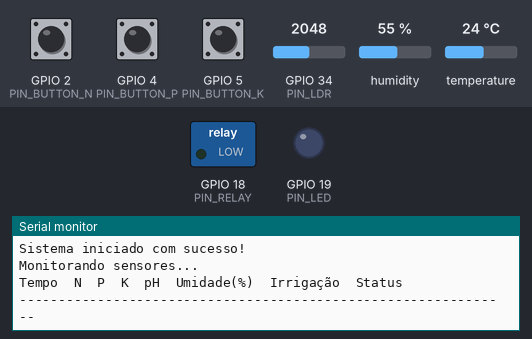
Bench run of a sketch on a simulated ESP32. Shown: switched loads named in the sketch (green lamp = pin HIGH), output pins drawn as LEDs (lit = HIGH), the last lines printed to the serial monitor. Inputs (shaded band) come from the test bench; at power-on: humidity 55 %, GPIO 2 (PIN_BUTTON_N) HIGH, GPIO 4 (PIN_BUTTON_P) HIGH, GPIO 5 (PIN_BUTTON_K) HIGH, GPIO 34 (PIN_LDR) = 2048, temperature 24 °C.

Above: at 1.2 s.
1.3 s: humidity set to 58 %
At 2.7 s:
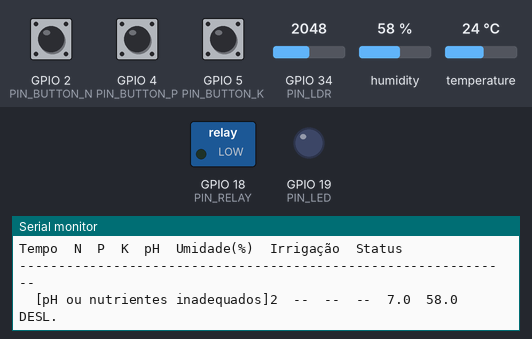
5.5 s: humidity set to 61 %
At 6.4 s:
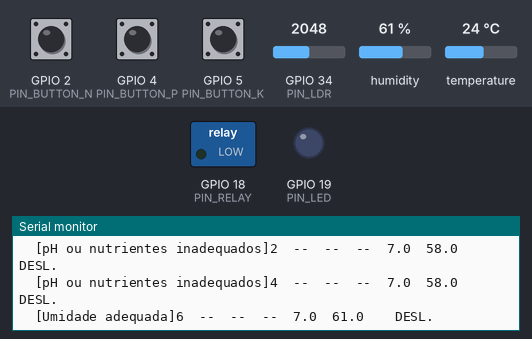
Timing chart, 0 to 8.5 s (numbered marks = the images above; inputs shaded):
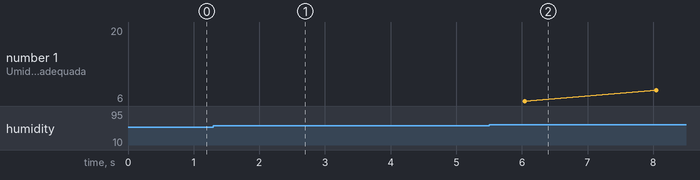

Measured:
- the behaviour switches between 59 and 60 % on humidity (found by bisection; images 1 and 2)
- after the input at 1.3 s, the serial monitor: prints a new line after 0.72 s (image 1)
- after the input at 5.5 s, the serial monitor: prints a new line after 0.54 s (image 2)

The sketch:

irrigation_system.ino
```cpp
/*
 * FarmTech Solutions - Sistema de Irrigação Inteligente
 * Projeto: Fase 2 - Dispositivo IoT para Agricultura Digital
 *
 * Descrição: Sistema automatizado que monitora:
 * - Nutrientes NPK (simulados por botões)
 * - pH do solo (simulado por sensor LDR)
 * - Umidade do solo (sensor DHT22)
 * - Controla irrigação via relé
 *
 * Componentes:
 * - 3 Botões (N, P, K)
 * - 1 Sensor LDR (pH)
 * - 1 Sensor DHT22 (Umidade)
 * - 1 Relé (Bomba de irrigação)
 * - 1 LED (Indicador de irrigação)
 */

#include <DHT.h>

// Definição dos pinos
#define PIN_BUTTON_N 2      // Botão Nitrogênio
#define PIN_BUTTON_P 4      // Botão Fósforo
#define PIN_BUTTON_K 5      // Botão Potássio
#define PIN_LDR 34          // Sensor LDR (pH simulado)
#define PIN_DHT 15          // Sensor DHT22 (umidade)
#define PIN_RELAY 18        // Relé da bomba
#define PIN_LED 19          // LED indicador

// Configuração do DHT22
#define DHT_TYPE DHT22
DHT dht(PIN_DHT, DHT_TYPE);

// Variáveis de estado dos sensores
bool nitrogen_level = false;
bool phosphorus_level = false;
bool potassium_level = false;
float ph_value = 7.0;
float soil_humidity = 50.0;
bool irrigation_active = false;

// Parâmetros de irrigação para cultura (Tomate como exemplo)
const float MIN_HUMIDITY = 60.0;    // Umidade mínima necessária (%)
const float MAX_HUMIDITY = 80.0;    // Umidade máxima desejada (%)
const float IDEAL_PH_MIN = 6.0;     // pH mínimo ideal para tomate
const float IDEAL_PH_MAX = 6.8;     // pH máximo ideal para tomate

// Variáveis de temporização
unsigned long last_reading = 0;
const unsigned long READING_INTERVAL = 2000; // Leitura a cada 2 segundos

// Variáveis para entrada serial (integração com Python)
String serial_input = "";
bool rain_forecast = false;

void setup() {
  Serial.begin(115200);

  // Configuração dos pinos
  pinMode(PIN_BUTTON_N, INPUT_PULLUP);
  pinMode(PIN_BUTTON_P, INPUT_PULLUP);
  pinMode(PIN_BUTTON_K, INPUT_PULLUP);
  pinMode(PIN_RELAY, OUTPUT);
  pinMode(PIN_LED, OUTPUT);

  // Inicialização do DHT22
  dht.begin();

  // Estado inicial
  digitalWrite(PIN_RELAY, LOW);
  digitalWrite(PIN_LED, LOW);

  Serial.println("=== FarmTech Solutions - Sistema de Irrigação Inteligente ===");
  Serial.println("Sistema iniciado com sucesso!");
  Serial.println("Monitorando sensores...");
  Serial.println();

  // Cabeçalho para dados tabulados
  Serial.println("Tempo\tN\tP\tK\tpH\tUmidade(%)\tIrrigação\tStatus");
  Serial.println("---------------------------------------------------------------");
}

void loop() {
  unsigned long current_time = millis();

  // Verificar entrada serial para dados meteorológicos
  checkSerialInput();

  // Leitura dos sensores a cada intervalo definido
  if (current_time - last_reading >= READING_INTERVAL) {
    readSensors();
    bool should_irrigate = evaluateIrrigation();
    controlIrrigation(should_irrigate);
    printSensorData();

    last_reading = current_time;
  }

  delay(100);
}

void readSensors() {
  // Leitura dos botões NPK (lógica invertida devido ao INPUT_PULLUP)
  nitrogen_level = !digitalRead(PIN_BUTTON_N);
  phosphorus_level = !digitalRead(PIN_BUTTON_P);
  potassium_level = !digitalRead(PIN_BUTTON_K);

  // Leitura do LDR para simular pH
  int ldr_reading = analogRead(PIN_LDR);
  // Conversão para escala de pH (0-14)
  ph_value = map(ldr_reading, 0, 4095, 0, 1400) / 100.0;

  // Leitura da umidade do DHT22
  float humidity = dht.readHumidity();
  if (!isnan(humidity)) {
    soil_humidity = humidity;
  }
}

bool evaluateIrrigation() {
  // Lógica de decisão para irrigação baseada em múltiplos fatores

  // 1. Verificar previsão de chuva (se disponível)
  if (rain_forecast) {
    Serial.print("\t[CHUVA PREVISTA - Irrigação suspensa]");
    return false;
  }

  // 2. Verificar umidade do solo
  if (soil_humidity >= MAX_HUMIDITY) {
    Serial.print("\t[Umidade alta - Não precisa irrigar]");
    return false;
  }

  // 3. Verificar se umidade está abaixo do mínimo
  bool low_humidity = soil_humidity < MIN_HUMIDITY;

  // 4. Verificar pH adequado
  bool ph_ok = (ph_value >= IDEAL_PH_MIN && ph_value <= IDEAL_PH_MAX);

  // 5. Verificar nutrientes (pelo menos 2 dos 3 devem estar presentes)
  int nutrient_count = 0;
  if (nitrogen_level) nutrient_count++;
  if (phosphorus_level) nutrient_count++;
  if (potassium_level) nutrient_count++;
  bool nutrients_ok = nutrient_count >= 2;

  // Decisão final: irrigar se umidade baixa E (pH adequado OU nutrientes adequados)
  bool should_irrigate = low_humidity && (ph_ok || nutrients_ok);

  // Log da decisão
  if (should_irrigate) {
    Serial.print("\t[IRRIGANDO - Condições favoráveis]");
  } else if (!low_humidity) {
    Serial.print("\t[Umidade adequada]");
  } else if (!ph_ok && !nutrients_ok) {
    Serial.print("\t[pH ou nutrientes inadequados]");
  }

  return should_irrigate;
}

void controlIrrigation(bool activate) {
  if (activate != irrigation_active) {
    irrigation_active = activate;

    if (irrigation_active) {
      digitalWrite(PIN_RELAY, HIGH);
      digitalWrite(PIN_LED, HIGH);
      Serial.println("\n>>> BOMBA DE IRRIGAÇÃO LIGADA <<<");
    } else {
      digitalWrite(PIN_RELAY, LOW);
      digitalWrite(PIN_LED, LOW);
      Serial.println("\n>>> BOMBA DE IRRIGAÇÃO DESLIGADA <<<");
    }
  }
}

void printSensorData() {
  // Timestamp em segundos
  Serial.print(millis() / 1000);
  Serial.print("\t");

  // Status dos nutrientes
  Serial.print(nitrogen_level ? "OK" : "--");
  Serial.print("\t");
  Serial.print(phosphorus_level ? "OK" : "--");
  Serial.print("\t");
  Serial.print(potassium_level ? "OK" : "--");
  Serial.print("\t");

  // pH e umidade
  Serial.print(ph_value, 1);
  Serial.print("\t");
  Serial.print(soil_humidity, 1);
  Serial.print("\t\t");

  // Status da irrigação
  Serial.print(irrigation_active ? "LIGADA" : "DESL.");

  Serial.println();
}

void checkSerialInput() {
  // Verificar se há dados disponíveis na serial
  while (Serial.available() > 0) {
    char received_char = Serial.read();

    if (received_char == '\n') {
      // Processar comando recebido
      serial_input.trim();

      if (serial_input.startsWith("RAIN:")) {
        // Comando de previsão de chuva: RAIN:1 (chuva) ou RAIN:0 (sem chuva)
        int rain_status = serial_input.substring(5).toInt();
        rain_forecast = (rain_status == 1);

        Serial.println();
        Serial.print(">>> Previsão meteorológica atualizada: ");
        Serial.println(rain_forecast ? "CHUVA PREVISTA" : "SEM PREVISÃO DE CHUVA");
        Serial.println();
      }

      serial_input = "";
    } else {
      serial_input += received_char;
    }
  }
}

/*
 * INSTRUÇÕES DE USO:
 *
 * 1. Conectar os componentes conforme o diagrama no Wokwi
 * 2. Os botões N, P, K simulam a presença de nutrientes
 * 3. O LDR simula o sensor de pH (variar a luz para alterar o pH)
 * 4. O DHT22 fornece leitura de umidade
 * 5. O relé controla a bomba de irrigação
 * 6. Enviar comandos via Serial Monitor:
 *    - "RAIN:1" para simular previsão de chuva
 *    - "RAIN:0" para remover previsão de chuva
 *
 * LÓGICA DE IRRIGAÇÃO:
 * - Irriga quando umidade < 60% E (pH entre 6.0-6.8 OU pelo menos 2 nutrientes presentes)
 * - Não irriga se há previsão de chuva
 * - Não irriga se umidade > 80%
 */
```
